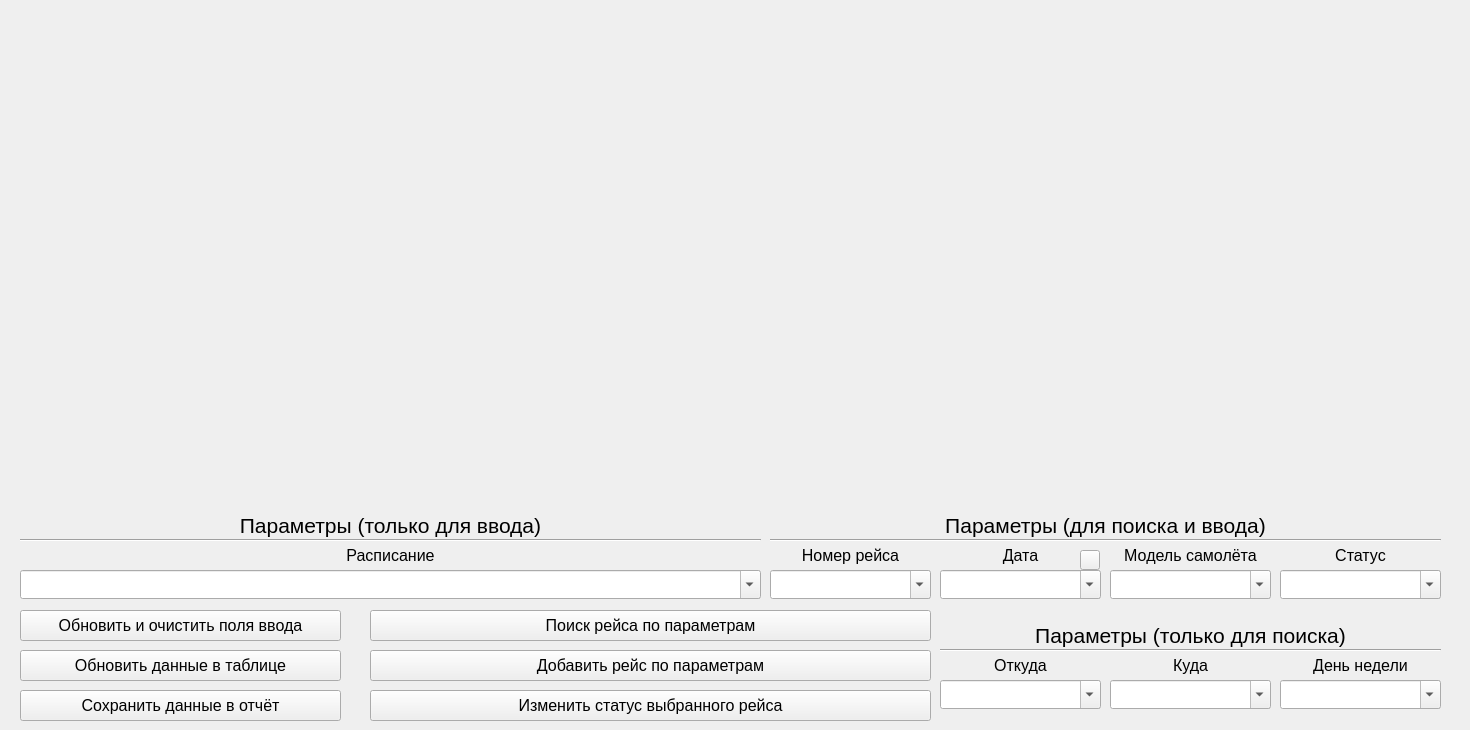
   <widget class="QWidget" name="flights_tab">
    <attribute name="title">
     <string>Рейсы</string>
    </attribute>
    <widget class="QWidget" name="formLayoutWidget_30">
     <property name="geometry">
      <rect>
       <x>0</x>
       <y>10</y>
       <width>1461</width>
       <height>501</height>
      </rect>
     </property>
     <layout class="QFormLayout" name="flights_layout"/>
    </widget>
    <widget class="QPushButton" name="flight_search_btn">
     <property name="geometry">
      <rect>
       <x>370</x>
       <y>610</y>
       <width>561</width>
       <height>31</height>
      </rect>
     </property>
     <property name="font">
      <font>
       <pointsize>12</pointsize>
      </font>
     </property>
     <property name="mouseTracking">
      <bool>false</bool>
     </property>
     <property name="text">
      <string>Поиск рейса по параметрам</string>
     </property>
     <property name="checkable">
      <bool>false</bool>
     </property>
    </widget>
    <widget class="QLabel" name="label_31">
     <property name="geometry">
      <rect>
       <x>770</x>
       <y>510</y>
       <width>671</width>
       <height>31</height>
      </rect>
     </property>
     <property name="font">
      <font>
       <pointsize>16</pointsize>
      </font>
     </property>
     <property name="text">
      <string>Параметры (для поиска и ввода)</string>
     </property>
     <property name="alignment">
      <set>Qt::AlignmentFlag::AlignCenter</set>
     </property>
    </widget>
    <widget class="QPushButton" name="save_flights_table_btn">
     <property name="geometry">
      <rect>
       <x>20</x>
       <y>690</y>
       <width>321</width>
       <height>31</height>
      </rect>
     </property>
     <property name="font">
      <font>
       <pointsize>12</pointsize>
      </font>
     </property>
     <property name="mouseTracking">
      <bool>false</bool>
     </property>
     <property name="text">
      <string>Сохранить данные в отчёт</string>
     </property>
     <property name="checkable">
      <bool>false</bool>
     </property>
    </widget>
    <widget class="Line" name="line_4">
     <property name="geometry">
      <rect>
       <x>770</x>
       <y>530</y>
       <width>671</width>
       <height>20</height>
      </rect>
     </property>
     <property name="orientation">
      <enum>Qt::Orientation::Horizontal</enum>
     </property>
    </widget>
    <widget class="QLabel" name="label_29">
     <property name="geometry">
      <rect>
       <x>960</x>
       <y>540</y>
       <width>121</width>
       <height>31</height>
      </rect>
     </property>
     <property name="font">
      <font>
       <pointsize>12</pointsize>
      </font>
     </property>
     <property name="text">
      <string>Дата</string>
     </property>
     <property name="alignment">
      <set>Qt::AlignmentFlag::AlignCenter</set>
     </property>
    </widget>
    <widget class="QComboBox" name="flight_date">
     <property name="geometry">
      <rect>
       <x>940</x>
       <y>570</y>
       <width>161</width>
       <height>29</height>
      </rect>
     </property>
     <property name="font">
      <font>
       <pointsize>12</pointsize>
      </font>
     </property>
     <property name="layoutDirection">
      <enum>Qt::LayoutDirection::LeftToRight</enum>
     </property>
     <property name="editable">
      <bool>true</bool>
     </property>
     <property name="placeholderText">
      <string/>
     </property>
    </widget>
    <widget class="QPushButton" name="upd_flights_table_btn">
     <property name="geometry">
      <rect>
       <x>20</x>
       <y>650</y>
       <width>321</width>
       <height>31</height>
      </rect>
     </property>
     <property name="font">
      <font>
       <pointsize>12</pointsize>
      </font>
     </property>
     <property name="mouseTracking">
      <bool>false</bool>
     </property>
     <property name="text">
      <string>Обновить данные в таблице</string>
     </property>
     <property name="checkable">
      <bool>false</bool>
     </property>
    </widget>
    <widget class="QLabel" name="label_32">
     <property name="geometry">
      <rect>
       <x>770</x>
       <y>540</y>
       <width>161</width>
       <height>31</height>
      </rect>
     </property>
     <property name="font">
      <font>
       <pointsize>12</pointsize>
      </font>
     </property>
     <property name="text">
      <string>Номер рейса</string>
     </property>
     <property name="alignment">
      <set>Qt::AlignmentFlag::AlignCenter</set>
     </property>
    </widget>
    <widget class="QLabel" name="label_28">
     <property name="geometry">
      <rect>
       <x>20</x>
       <y>540</y>
       <width>741</width>
       <height>31</height>
      </rect>
     </property>
     <property name="font">
      <font>
       <pointsize>12</pointsize>
      </font>
     </property>
     <property name="text">
      <string>Расписание</string>
     </property>
     <property name="alignment">
      <set>Qt::AlignmentFlag::AlignCenter</set>
     </property>
    </widget>
    <widget class="QComboBox" name="flight_num">
     <property name="geometry">
      <rect>
       <x>770</x>
       <y>570</y>
       <width>161</width>
       <height>29</height>
      </rect>
     </property>
     <property name="font">
      <font>
       <pointsize>12</pointsize>
      </font>
     </property>
     <property name="layoutDirection">
      <enum>Qt::LayoutDirection::LeftToRight</enum>
     </property>
     <property name="editable">
      <bool>true</bool>
     </property>
     <property name="placeholderText">
      <string/>
     </property>
    </widget>
    <widget class="QComboBox" name="model_2">
     <property name="geometry">
      <rect>
       <x>1110</x>
       <y>570</y>
       <width>161</width>
       <height>29</height>
      </rect>
     </property>
     <property name="font">
      <font>
       <pointsize>12</pointsize>
      </font>
     </property>
     <property name="layoutDirection">
      <enum>Qt::LayoutDirection::LeftToRight</enum>
     </property>
     <property name="editable">
      <bool>true</bool>
     </property>
     <property name="placeholderText">
      <string/>
     </property>
    </widget>
    <widget class="QLabel" name="label_30">
     <property name="geometry">
      <rect>
       <x>1110</x>
       <y>540</y>
       <width>161</width>
       <height>31</height>
      </rect>
     </property>
     <property name="font">
      <font>
       <pointsize>12</pointsize>
      </font>
     </property>
     <property name="text">
      <string>Модель самолёта</string>
     </property>
     <property name="alignment">
      <set>Qt::AlignmentFlag::AlignCenter</set>
     </property>
    </widget>
    <widget class="QComboBox" name="schedule">
     <property name="geometry">
      <rect>
       <x>20</x>
       <y>570</y>
       <width>741</width>
       <height>29</height>
      </rect>
     </property>
     <property name="font">
      <font>
       <pointsize>12</pointsize>
      </font>
     </property>
     <property name="layoutDirection">
      <enum>Qt::LayoutDirection::LeftToRight</enum>
     </property>
     <property name="editable">
      <bool>true</bool>
     </property>
     <property name="placeholderText">
      <string/>
     </property>
    </widget>
    <widget class="QComboBox" name="status">
     <property name="geometry">
      <rect>
       <x>1280</x>
       <y>570</y>
       <width>161</width>
       <height>29</height>
      </rect>
     </property>
     <property name="font">
      <font>
       <pointsize>12</pointsize>
      </font>
     </property>
     <property name="layoutDirection">
      <enum>Qt::LayoutDirection::LeftToRight</enum>
     </property>
     <property name="editable">
      <bool>true</bool>
     </property>
     <property name="placeholderText">
      <string/>
     </property>
    </widget>
    <widget class="QLabel" name="label_33">
     <property name="geometry">
      <rect>
       <x>1280</x>
       <y>540</y>
       <width>161</width>
       <height>31</height>
      </rect>
     </property>
     <property name="font">
      <font>
       <pointsize>12</pointsize>
      </font>
     </property>
     <property name="text">
      <string>Статус</string>
     </property>
     <property name="alignment">
      <set>Qt::AlignmentFlag::AlignCenter</set>
     </property>
    </widget>
    <widget class="QPushButton" name="flight_create_btn">
     <property name="geometry">
      <rect>
       <x>370</x>
       <y>650</y>
       <width>561</width>
       <height>31</height>
      </rect>
     </property>
     <property name="font">
      <font>
       <pointsize>12</pointsize>
      </font>
     </property>
     <property name="mouseTracking">
      <bool>false</bool>
     </property>
     <property name="text">
      <string>Добавить рейс по параметрам</string>
     </property>
     <property name="checkable">
      <bool>false</bool>
     </property>
    </widget>
    <widget class="QPushButton" name="flight_status_change_btn">
     <property name="geometry">
      <rect>
       <x>370</x>
       <y>690</y>
       <width>561</width>
       <height>31</height>
      </rect>
     </property>
     <property name="font">
      <font>
       <pointsize>12</pointsize>
      </font>
     </property>
     <property name="mouseTracking">
      <bool>false</bool>
     </property>
     <property name="text">
      <string>Изменить статус выбранного рейса</string>
     </property>
     <property name="checkable">
      <bool>false</bool>
     </property>
    </widget>
    <widget class="QLabel" name="label_34">
     <property name="geometry">
      <rect>
       <x>940</x>
       <y>650</y>
       <width>161</width>
       <height>31</height>
      </rect>
     </property>
     <property name="font">
      <font>
       <pointsize>12</pointsize>
      </font>
     </property>
     <property name="text">
      <string>Откуда</string>
     </property>
     <property name="alignment">
      <set>Qt::AlignmentFlag::AlignCenter</set>
     </property>
    </widget>
    <widget class="QComboBox" name="to">
     <property name="geometry">
      <rect>
       <x>1110</x>
       <y>680</y>
       <width>161</width>
       <height>29</height>
      </rect>
     </property>
     <property name="font">
      <font>
       <pointsize>12</pointsize>
      </font>
     </property>
     <property name="layoutDirection">
      <enum>Qt::LayoutDirection::LeftToRight</enum>
     </property>
     <property name="editable">
      <bool>true</bool>
     </property>
     <property name="placeholderText">
      <string/>
     </property>
    </widget>
    <widget class="QLabel" name="label_27">
     <property name="geometry">
      <rect>
       <x>1110</x>
       <y>650</y>
       <width>161</width>
       <height>31</height>
      </rect>
     </property>
     <property name="font">
      <font>
       <pointsize>12</pointsize>
      </font>
     </property>
     <property name="text">
      <string>Куда</string>
     </property>
     <property name="alignment">
      <set>Qt::AlignmentFlag::AlignCenter</set>
     </property>
    </widget>
    <widget class="QComboBox" name="from">
     <property name="geometry">
      <rect>
       <x>940</x>
       <y>680</y>
       <width>161</width>
       <height>29</height>
      </rect>
     </property>
     <property name="font">
      <font>
       <pointsize>12</pointsize>
      </font>
     </property>
     <property name="layoutDirection">
      <enum>Qt::LayoutDirection::LeftToRight</enum>
     </property>
     <property name="editable">
      <bool>true</bool>
     </property>
     <property name="placeholderText">
      <string/>
     </property>
    </widget>
    <widget class="QComboBox" name="when">
     <property name="geometry">
      <rect>
       <x>1280</x>
       <y>680</y>
       <width>161</width>
       <height>29</height>
      </rect>
     </property>
     <property name="font">
      <font>
       <pointsize>12</pointsize>
      </font>
     </property>
     <property name="layoutDirection">
      <enum>Qt::LayoutDirection::LeftToRight</enum>
     </property>
     <property name="editable">
      <bool>true</bool>
     </property>
     <property name="placeholderText">
      <string/>
     </property>
    </widget>
    <widget class="QLabel" name="label_35">
     <property name="geometry">
      <rect>
       <x>1280</x>
       <y>650</y>
       <width>161</width>
       <height>31</height>
      </rect>
     </property>
     <property name="font">
      <font>
       <pointsize>12</pointsize>
      </font>
     </property>
     <property name="text">
      <string>День недели</string>
     </property>
     <property name="alignment">
      <set>Qt::AlignmentFlag::AlignCenter</set>
     </property>
    </widget>
    <widget class="QLabel" name="label_36">
     <property name="geometry">
      <rect>
       <x>940</x>
       <y>620</y>
       <width>501</width>
       <height>31</height>
      </rect>
     </property>
     <property name="font">
      <font>
       <pointsize>16</pointsize>
      </font>
     </property>
     <property name="text">
      <string>Параметры (только для поиска)</string>
     </property>
     <property name="alignment">
      <set>Qt::AlignmentFlag::AlignCenter</set>
     </property>
    </widget>
    <widget class="Line" name="line_6">
     <property name="geometry">
      <rect>
       <x>940</x>
       <y>640</y>
       <width>501</width>
       <height>20</height>
      </rect>
     </property>
     <property name="orientation">
      <enum>Qt::Orientation::Horizontal</enum>
     </property>
    </widget>
    <widget class="QPushButton" name="date_input_btn">
     <property name="geometry">
      <rect>
       <x>1080</x>
       <y>550</y>
       <width>20</width>
       <height>20</height>
      </rect>
     </property>
     <property name="text">
      <string/>
     </property>
    </widget>
    <widget class="QPushButton" name="upd_flights_inputs_btn">
     <property name="geometry">
      <rect>
       <x>20</x>
       <y>610</y>
       <width>321</width>
       <height>31</height>
      </rect>
     </property>
     <property name="font">
      <font>
       <pointsize>12</pointsize>
      </font>
     </property>
     <property name="mouseTracking">
      <bool>false</bool>
     </property>
     <property name="text">
      <string>Обновить и очистить поля ввода</string>
     </property>
     <property name="checkable">
      <bool>false</bool>
     </property>
    </widget>
    <widget class="QLabel" name="label_37">
     <property name="geometry">
      <rect>
       <x>20</x>
       <y>510</y>
       <width>741</width>
       <height>31</height>
      </rect>
     </property>
     <property name="font">
      <font>
       <pointsize>16</pointsize>
      </font>
     </property>
     <property name="text">
      <string>Параметры (только для ввода)</string>
     </property>
     <property name="alignment">
      <set>Qt::AlignmentFlag::AlignCenter</set>
     </property>
    </widget>
    <widget class="Line" name="line_7">
     <property name="geometry">
      <rect>
       <x>20</x>
       <y>530</y>
       <width>741</width>
       <height>20</height>
      </rect>
     </property>
     <property name="orientation">
      <enum>Qt::Orientation::Horizontal</enum>
     </property>
    </widget>
   </widget>
